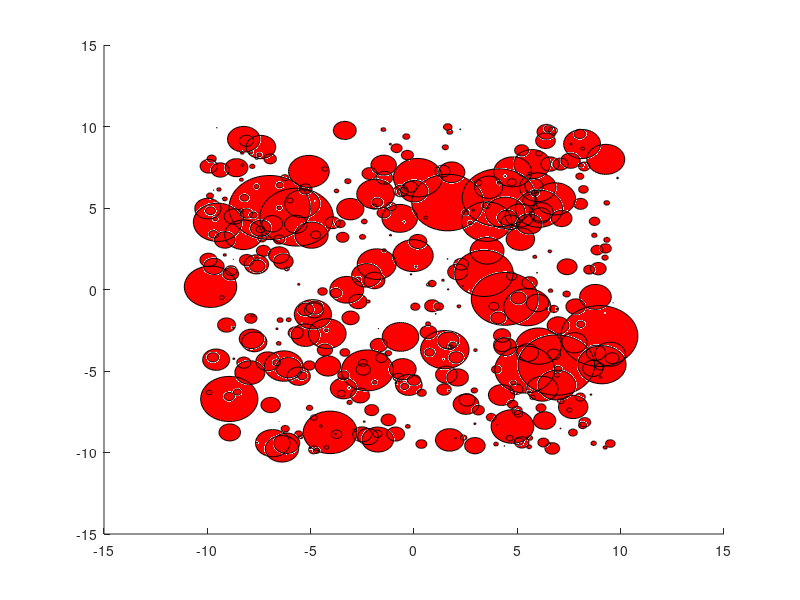

This figure's MATLAB source:
xlim = 10;
N = poissrnd((2*xlim)^2,1);
x = zeros([N,2]);
R = zeros([N,1]);
%radii are exp lambda random variables
lambda = 0.4;
figure
hold on
for i = 1:N
    x(i,:) = unifrnd(-xlim,xlim,[1,2]);
    R(i) = exprnd(lambda);
    x1 = x(i,1);
    y1 = x(i,2);
    r = R(i); 
    rectangle('Position',[x1-r,y1-r,2*r,2*r],'Curvature',[1,1], 'FaceColor', 'red');
end
% figure
% viscircles(x,R);